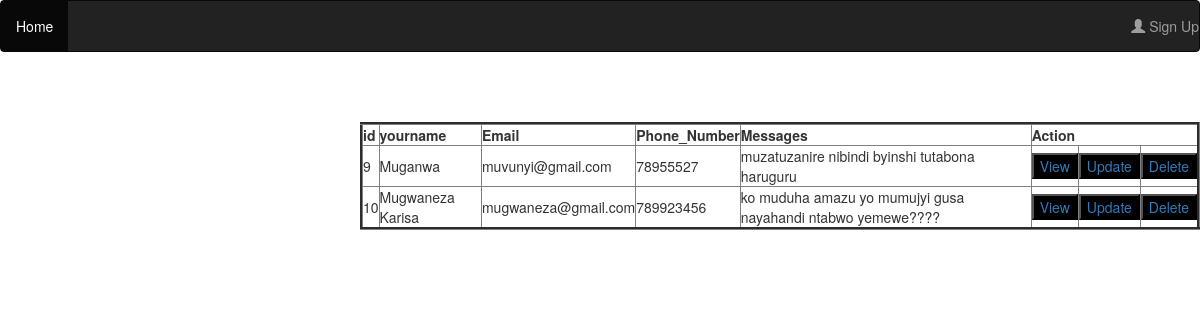
The app's page /action_contact.php with its own data.
### tables this page shows
CREATE TABLE `contact` (
  `ID` int(11) NOT NULL,
  `yourname` varchar(70) NOT NULL,
  `Email` varchar(255) NOT NULL,
  `Phone_Number` int(14) NOT NULL,
  `messages` varchar(5000) NOT NULL,
  `Date` timestamp NOT NULL DEFAULT current_timestamp() ON UPDATE current_timestamp()
);

### action_contact.php (the view, shortened to what this page needs)
<?php include 'navigation bar.php';?>
<?php
$conn= mysqli_connect('localhost','root','','housing system');
$sql = "SELECT * FROM contact";
$result = mysqli_query($conn,$sql);
if(!$result) {
echo "Something is wrong".mysqli_error($conn);}
else{?><center>
<table border="3" style="margin-left: 30%; background-color:;margin-top:70px;"cellspacing="4">
  <tr>
     <th>id</th>
 <th>yourname</th>
 <th>Email</th>
 <th>Phone_Number</th>
 <th>Messages</th>
 <th colspan="3">Action</th>
  </tr></center>
<?php
    while($row = mysqli_fetch_array($result)) {?>
<tr>
<td><?php echo $row["ID"]; ?></td>
   <td><?php echo $row["yourname"]; ?></td>
   <td><?php echo $row["Email"]; ?></td>
   <td><?php echo $row["Phone_Number"]; ?></td>
   <td><?php echo $row["messages"]; ?></td>
<td><a href="view_Deatils_contact.php?id=<?php echo $row['ID']; ?>"><button style="background-color:black;">View</a></button></td>
<td><a href="adUpdate.php"><button style="background-color:black;">Update</a></button></td>
<td><a href="userDelete_contact.php?id=<?php echo $row['ID']; ?>"><button style="background-color:black;">Delete</a></button></td>
</tr>
<?php
}
  }
?>

### records on screen
contact: ID "9", yourname "Muganwa", Email "muvunyi@gmail.com", Phone_Number "78955527", messages "muzatuzanire nibindi byinshi tutabona haruguru"
contact: ID "10", yourname "Mugwaneza Karisa", Email "mugwaneza@gmail.com", Phone_Number "789923456", messages "ko muduha amazu yo mumujyi gusa nayahandi ntabwo yemewe????"
